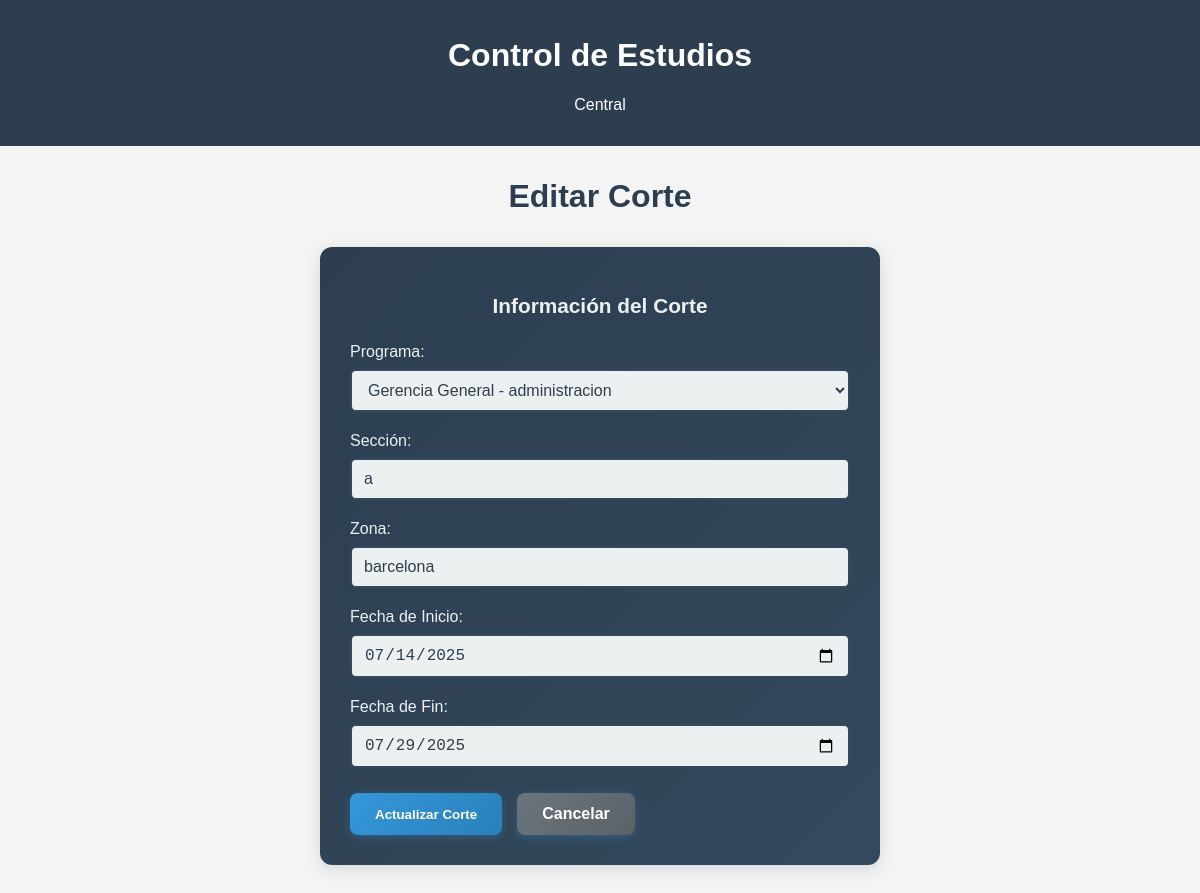
/control_academico/cortes/editar/1, run on an earlier commit of the app's database.
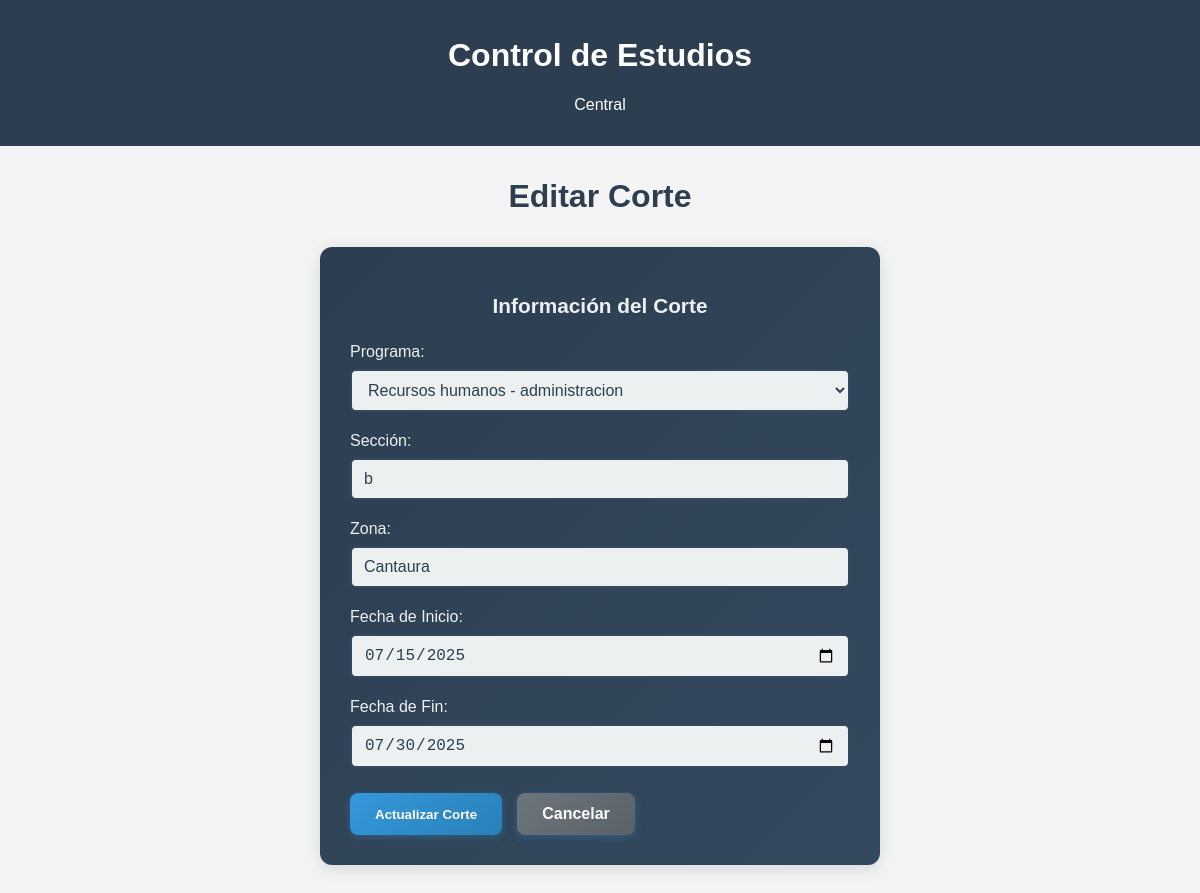
And on a later commit of the database.
### modulos/control_academico/models.py (models this page shows, shortened)
class Corte(db.Model):
    __tablename__ = 'cortes'
    id = db.Column(db.Integer, primary_key=True)
    programa_id = db.Column(db.Integer, db.ForeignKey('programas.id'), nullable=False)
    seccion = db.Column(db.String(20), nullable=False)
    zona = db.Column(db.String(50), nullable=False)
    fecha_inicio = db.Column(db.Date, nullable=False)
    fecha_fin = db.Column(db.Date, nullable=False)
    programa = db.relationship('Programa', back_populates='cortes')
    inscripciones = db.relationship('Inscripcion', back_populates='corte')
    asignaciones = db.relationship('AsignacionMateria', back_populates='corte')

class Programa(db.Model):
    __tablename__ = 'programas'
    id = db.Column(db.Integer, primary_key=True)
    nombre = db.Column(db.String(100), nullable=False)
    carrera_id = db.Column(db.Integer, db.ForeignKey('carreras.id'), nullable=False)
    carrera = db.relationship('Carrera', back_populates='programas')
    materias = db.relationship('Materia', back_populates='programa')
    cortes = db.relationship('Corte', back_populates='programa')

### modulos/control_academico/routes.py (the view, shortened to what this page needs)
@bp.route('/cortes/editar/<int:id>', methods=['GET', 'POST'])
def editar_corte(id):
    corte = Corte.query.get_or_404(id)
    programas = Programa.query.all()
    return render_template('control_academico/editar_corte.html',
                         corte=corte, programas=programas)

### modulos/control_academico/templates/control_academico/editar_corte.html (shortened to what this page needs)
{% extends "central/base.html" %}
{% block content %}
<div class="welcome-container">
    <h1 class="titulo-estudiantes">Editar Corte</h1>
    <div class="form-container-academico">
        <h2>Información del Corte</h2>
        <form action="{{ url_for('control_academico.editar_corte', id=corte.id) }}" method="POST">
            <div class="form-group">
                <label for="programa_id">Programa:</label>
                <select name="programa_id" id="programa_id" required>
                    {% for programa in programas %}
                        <option value="{{ programa.id }}" {% if programa.id == corte.programa_id %}selected{% endif %}>
                            {{ programa.nombre }} - {{ programa.carrera.nombre }}
                        </option>
                    {% endfor %}
                </select>
            </div>
            <div class="form-group">
                <label for="seccion">Sección:</label>
                <input type="text" id="seccion" name="seccion" value="{{ corte.seccion }}" required >
            </div>
            <div class="form-group">
                <label for="zona">Zona:</label>
                <input type="text" id="zona" name="zona" value="{{ corte.zona }}" required >
            </div>
            <div class="form-group">
                <label for="fecha_inicio">Fecha de Inicio:</label>
                <input type="date" id="fecha_inicio" name="fecha_inicio"
                       value="{{ corte.fecha_inicio.strftime('%Y-%m-%d') }}" required>
            </div>
            <div class="form-group">
                <label for="fecha_fin">Fecha de Fin:</label>
                <input type="date" id="fecha_fin" name="fecha_fin"
                       value="{{ corte.fecha_fin.strftime('%Y-%m-%d') }}" required>
            </div>
            <div style="display: flex; gap: 15px; margin-top: 25px;">
                <button type="submit" class="btn-academico">Actualizar Corte</button>
                <a href="{{ url_for('control_academico.listar_cortes') }}"
                   class="btn-academico btn-academico-secondary">Cancelar</a>
            </div>
        </form>
    </div>
</div>
{% endblock %}

What changed in the data, as far as the page shows it:
changed Corte: programa_id "Gerencia General - administracion" → "Recursos humanos - administracion"; seccion "a" → "b"; zona "barcelona" → "Cantaura"; fecha_inicio "07/14/2025" → "07/15/2025"; fecha_fin "07/29/2025" → "07/30/2025"
